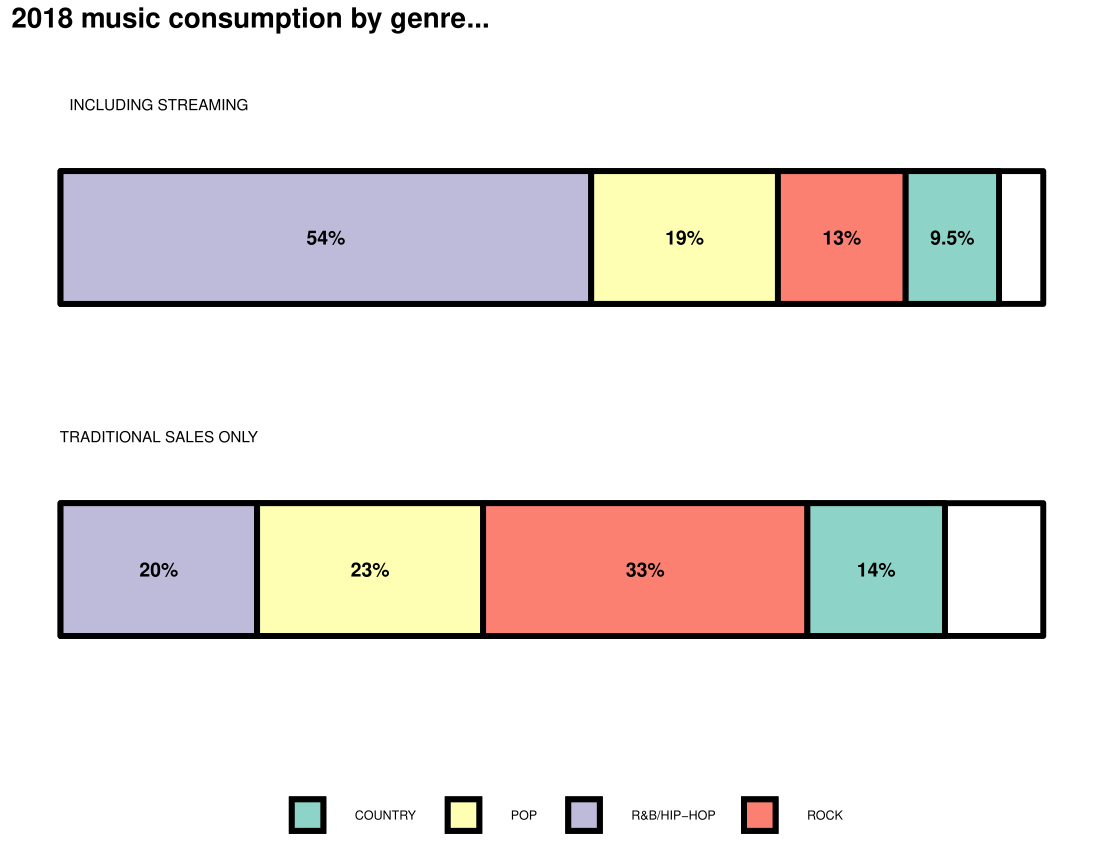

R code for this plot:
library(ggplot2)
library(SmarterPoland)
library(dplyr)
library(tidyr)
library(scales)

#Source: https://www.nytimes.com/2019/01/31/learning/whats-going-on-in-this-graph-feb-6-2019.html

genre <- c("R&B/HIP-HOP", "POP", "ROCK", "COUNTRY")
including_streaming <- c(0.54, 0.19, 0.13, 0.095) 
only_traditional <- c(0.2, 0.23, 0.33, 0.14) 
blank <- c(0, 0, 0, 0) 

music_consumption_df = data.frame(genre, including_streaming, only_traditional, blank)
music_consumption_narrow_df = gather(music_consumption_df, "type", "share", including_streaming, only_traditional)

music <- mutate(music_consumption_narrow_df,
       pct = share * 100) 
  
music_back <- music %>% top_n(2) %>% 
  mutate(share = 1.0, pct = 100)


ggplot(music, aes(x = factor(type, levels = c("only_traditional", "including_streaming" ) ), fill = genre, y = share)) +
  geom_bar(data = music_back, colour = "black", size = 2, stat = "identity", position = "stack", width=0.4 ) +
  geom_bar(colour = "black", size = 2, stat = "identity", position = "stack", width=0.4 ) +
  geom_text(aes(label = paste0(pct, '%' )), position = position_stack(vjust=0.5), size=5, fontface="bold") +
  geom_text(data = music_back, aes(label = toupper(gsub("_", " ", type)) ), nudge_x = 0.4, nudge_y = -0.9) +
  ggtitle("2018 music consumption by genre..." ) +
  theme(legend.title = element_blank(), legend.position = "bottom",
        legend.key.size = unit(10, "mm"),
        legend.spacing.x = unit(7, "mm"),
        plot.background = element_rect(fill = "white"),
        panel.background = element_rect(fill = "white"),
        axis.text = element_blank(),
        axis.ticks = element_blank(),
        axis.title.x  = element_blank(),
        axis.title.y  = element_blank(),
        plot.title = element_text(size = 20, face = "bold")) +
  coord_flip() 
     
